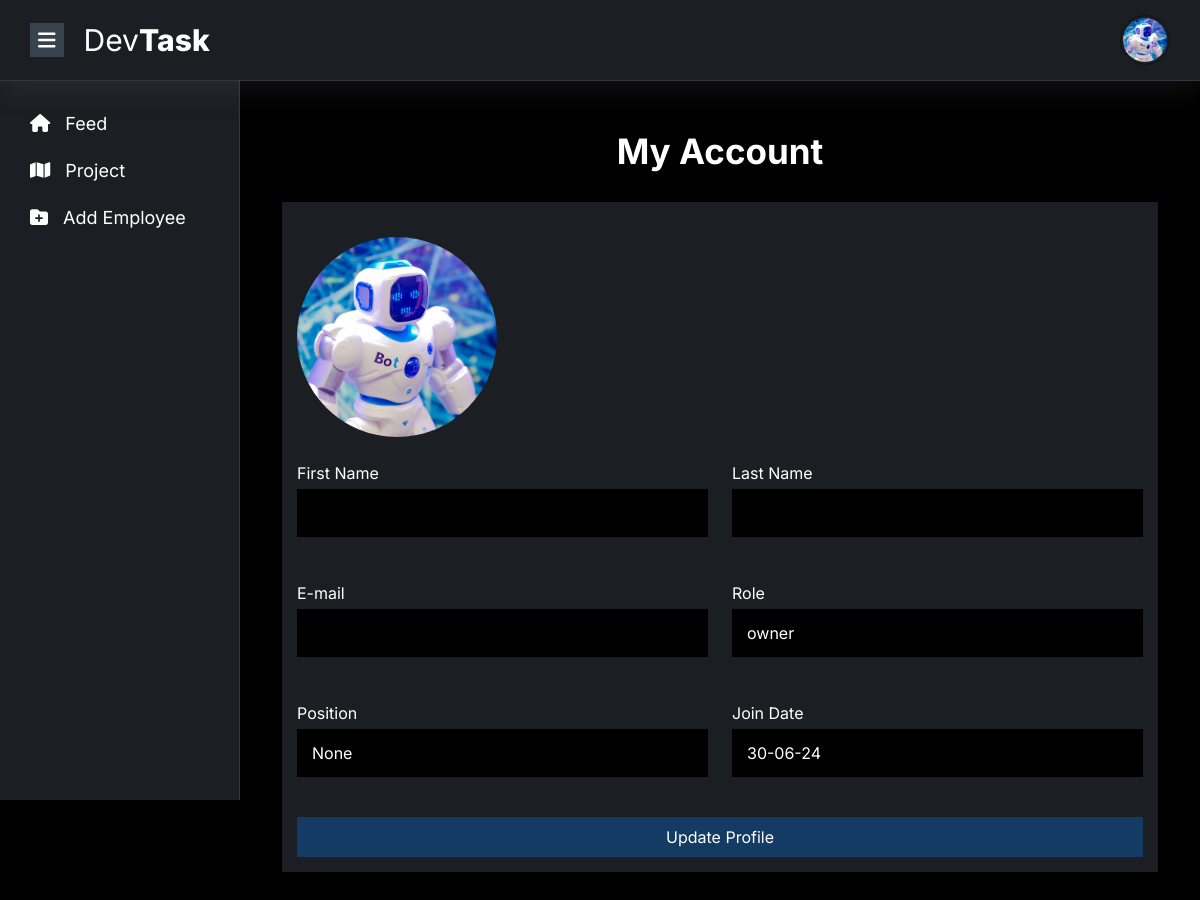
/account/profile/ (signed in), run on an earlier commit of the app's database.
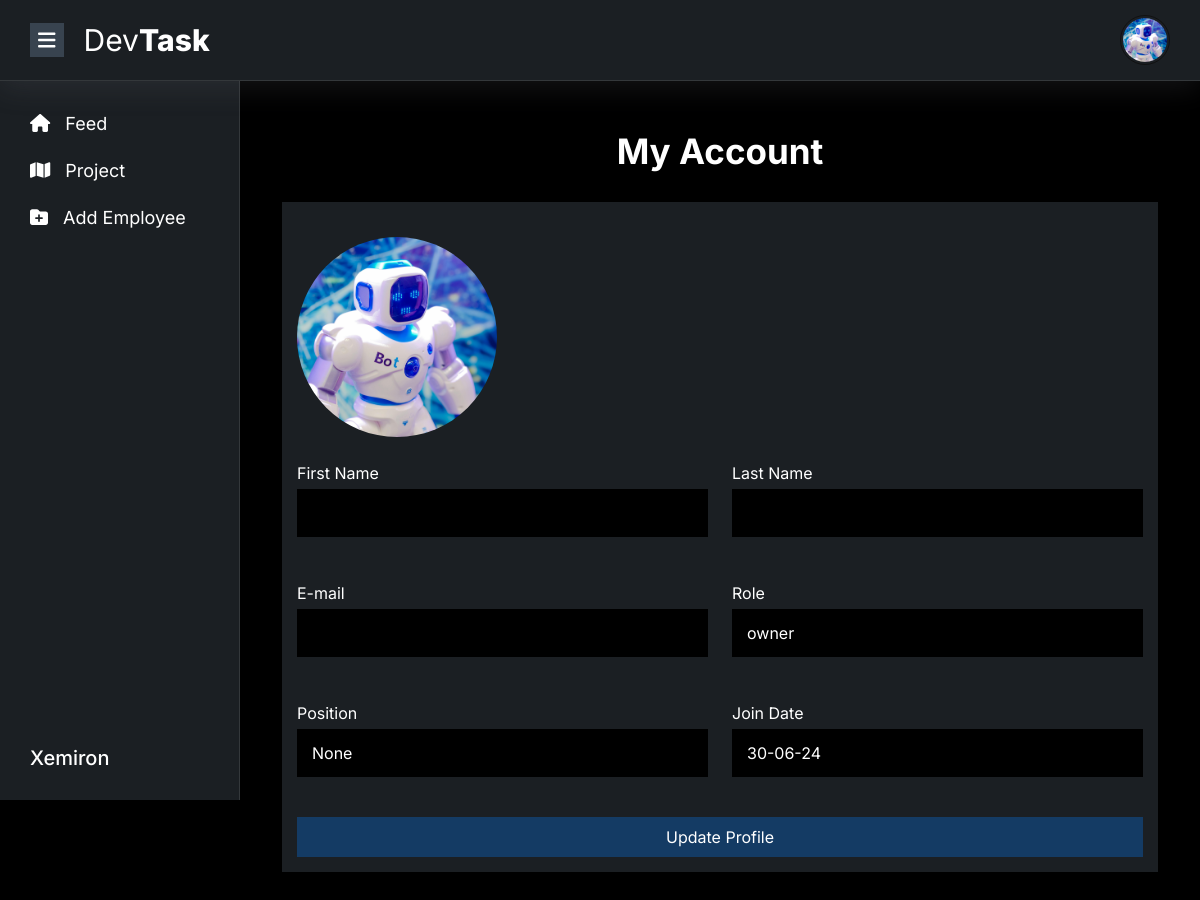
And on a later commit of the database.
### account/models.py (models this page shows, shortened)
class User(AbstractUser):
    ROLE_CHOICES = [
        ('owner', 'Owner'),
        ('manager', 'Manager'),
        ('employee', 'Employee'),
    ]
    role = models.CharField(max_length=20, choices=ROLE_CHOICES, default='owner')
    image = models.ImageField(upload_to='profile/', default='../static/images/bot.jpg')
    company = models.CharField(max_length=255)
    position = models.CharField(max_length=255, blank=True, null=True)

### account/views.py (the view, shortened to what this page needs)
# urls.py: path('profile/', views.profile_view, name='profile'),
@login_required
def profile_view(request):
    user = User.objects.get(username=request.user.username)
    return render(request, 'my-account.html', {'user': user})

### templates/my-account.html (shortened to what this page needs)
{% extends "base.html" %}
{% load static %}
{% block main %}
		<div class="container">
			<div class="row">
				<div class="col-12">
					<div class="add-employee">
						<div class="add-employee-header">
							<h2>My Account</h2>
						</div>
					</div>
				</div>
				<div class="col-12">
					<div class="project-list">
						<div class="row">
							<div class="col-12">
								<div class="user-profile-edit">
									<form method="POST" enctype="multipart/form-data">
										<div class="row">
											<div class="col-12">
												<div class="single-user-input">
													<label for="input-file">
														<img src="{{user.image.url}}" alt="" id="profile-pic">
													</label>
												</div>
											</div>
											<div class="col-md-6">
												<div class="single-user-input">
													<label for="">First Name</label>
													<input type="text" name="first_name" value="{{ user.first_name }}" id="">
												</div>
											</div>
											<div class="col-md-6">
												<div class="single-user-input">
													<label for="">Last Name</label>
													<input type="text" name="last_name" value="{{ user.last_name }}" id="">
												</div>
											</div>
											<div class="col-md-6">
												<div class="single-user-input">
													<label for="">E-mail</label>
													<input type="email" value="{{ user.email }}" name="email" id="">
												</div>
											</div>
											<div class="col-md-6">
												<div class="single-user-input">
													<label for="">Role</label>
													<input type="text" value="{{ user.role }}" readonly disabled>
												</div>
											</div>
											<div class="col-md-6">
												<div class="single-user-input">
													<label for="">Position</label>
													<input type="text" value="{{ user.position }}" readonly disabled>
												</div>
											</div>
											<div class="col-md-6">
												<div class="single-user-input">
													<label for="">Join Date</label>
													<input type="text" value="{{ user.date_joined|date:'d-m-y' }}" readonly disabled>
												</div>
											</div>
											<div class="col-12">
												<div class="single-user-input d-flex justify-content-end">
													<button type="submit" class="primary-button">Update Profile</button>
												</div>
											</div>
										</div>
									</form>
								</div>
							</div>
						</div>
					</div>
				</div>
			</div>
		</div>
	{% endblock main %}

### templates/base.html (shortened to what this page needs)
{% load static %}
<!DOCTYPE html>
<html lang="en">
<head>
	<link rel="stylesheet" type="text/css" href="https://cdn.jsdelivr.net/npm/toastify-js/src/toastify.min.css">
	<link rel="stylesheet" href="{% static 'css/bootstrap.min.css' %}">
	<link rel="stylesheet" href="{% static 'css/all.min.css' %}">
	<link rel="stylesheet" href="{% static 'css/style.css' %}">
	<link rel="stylesheet" href="{% static 'css/responsive.css' %}">
</head>
<body>
	<header>
		<div class="container-custom">
			<div class="row">
				<div class="col-12">
					<div class="header-main">
						<div class="header-left">
							<button id="menu-btn"><i class="fa-solid fa-bars"></i></button>
							<div class="header-logo">
								<a href="{% url 'home' %}">
									<h2>Dev<span>Task</span></h2>
								</a>
							</div>
						</div>
						<div class="header-right d-flex align-items-center gap-1">
							{% if request.user.is_authenticated %}
								<div class="header-profile">
									<img src="{{ request.user.image.url }}" id="profile-open-btn" alt="">
								</div>
							{% else %}
								<div>
									<a href="{% url 'signup' %}" class="primary-button text-white"> Login</a>
								</div>
							{% endif %}
							</div>
						</div>
					</div>
				</div>
			</div>
	</header>
	<section>
		<div class="main-body-layout">
			<aside id="aside" class="width-20">
				<div class="aside-menu-item">
					<ul>
						<li>
							<a href="{% url 'home' %}" {% if request.path == '/' %} class="active" {% endif %}>
								<i class="fa-solid fa-house"></i>
								Feed
							</a>
						</li>
						<li>
							<a href="{% url 'project' %}" {% if request.path == '/project/' %} class="active" {% endif %}>
								<i class="fa-solid fa-map"></i>
								Project
							</a>
						</li>
						{% if user.role == 'owner' %}
							<li>
								<a href="{% url 'employee' %}" {% if request.path == '/employee/' %} class="active" {% endif %}>
									<i class="fa-solid fa-folder-plus"></i>
									Add Employee
								</a>
							</li>
						{% endif %}
					</ul>
				</div>
				<div class="company-name">
					<h2>{{request.user.company}}</h2>
				</div>
			</aside>
			<main id="main" class="margin-20">
				{% block main %}
				{% endblock main %}
			</main>
		</div>
	</section>
</body>
</html>

What changed in the data, as far as the page shows it:
changed User "owner": user.company (not shown) → "Xemiron"
